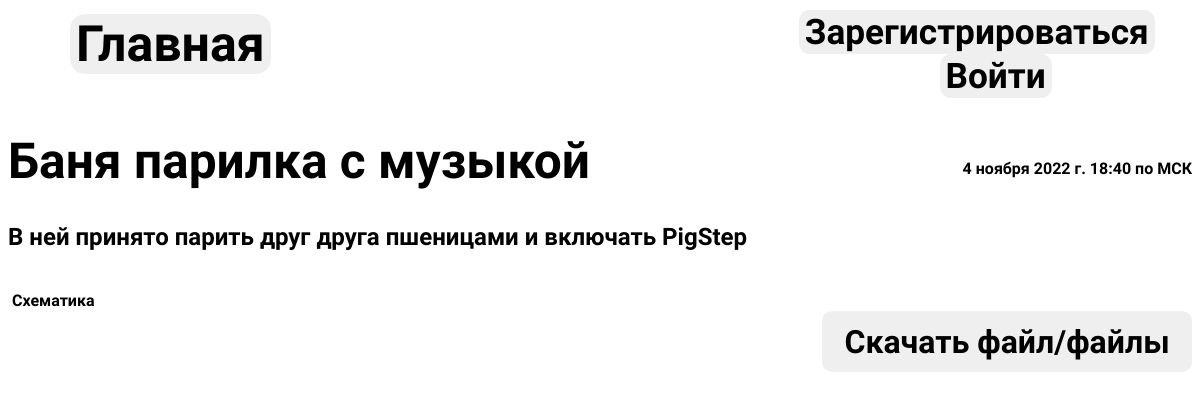
The page /file/banya-parilka-s-muzykoj/ on the database as committed earlier.
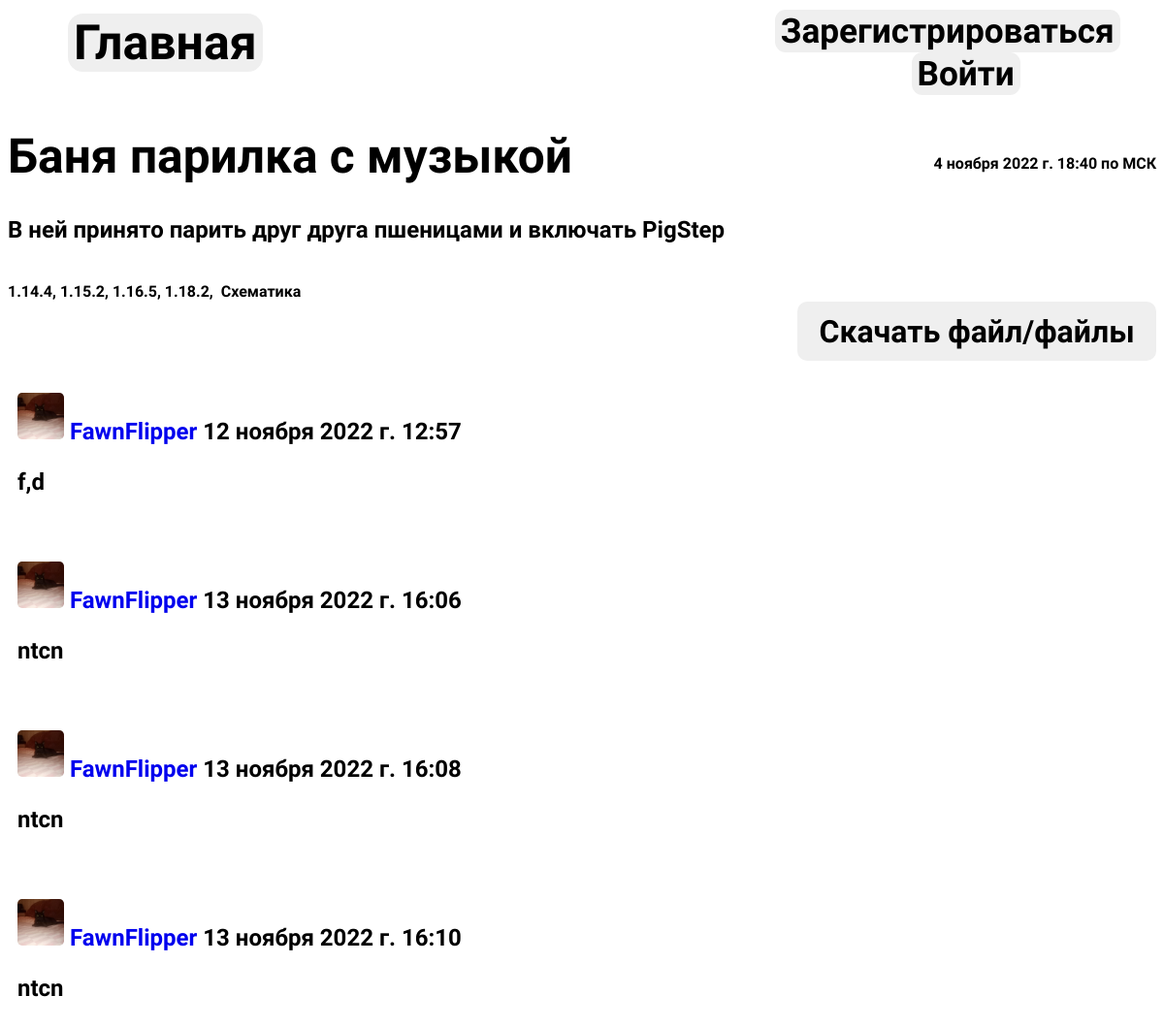
The same page on the database as committed later.
### files/models.py (models this page shows, shortened)
class Version(models.Model):
    name = models.CharField('Название', max_length=40, db_index=True)
    def __str__(self):
        return self.name
    class Meta:
        verbose_name = 'Версия'
        verbose_name_plural = 'Версии'

class Comment(models.Model):
    file = models.ForeignKey(Files, on_delete=models.CASCADE, related_name='comments')
    user = models.ForeignKey(CustomUser, on_delete=models.CASCADE, related_name='comments')
    body = models.TextField('Текст')
    created_on = models.DateTimeField(auto_now_add=True)
    class Meta:
        ordering = ['created_on']
        verbose_name = 'Комментарий'
        verbose_name_plural = 'Комментарии'

### users/models.py (models this page shows)
class CustomUser(AbstractUser):
    GENDERS = (
        ('m', 'Мужчина'),
        ('f', 'Женщина'),
    )
    gender = models.CharField('Пол', max_length=1, choices=GENDERS, default='')
    birth_date = models.DateField('День рождения', default='2000-01-01')
    avatar = models.ImageField('Аватарка', upload_to='avatars/', blank=True, null=True, default='standart_avatar.png')

### files/views.py (the view, shortened to what this page needs)
# urls.py: path('<slug:slug>/', views.FilesDetailView.as_view(), name='file-detail')
class FilesDetailView(DataMixin, DetailView):
    model = Files
    template_name = 'files/detail_views.html'
    context_object_name = 'file'
    def get_context_data(self, **kwargs):
        context = super(FilesDetailView, self).get_context_data(**kwargs)
        context['fav'] = 'far'
        file = self.get_object()
        if file.favourite.filter(id=self.request.user.id).exists():
            context['fav'] = 'fas'
        context['comment_form'] = CommentForm()
        context['comments'] = self.get_object().comments.select_related('user').all()
        c_def = self.get_user_context()
        return dict(list(context.items()) + list(c_def.items()))
    def get_queryset(self):
        slug = self.kwargs.get('slug', '')
        return super().get_queryset().filter(slug=slug).prefetch_related('version').select_related('type')

### home/utils.py (called while the page is built)
def get_theme(request):
    return request.COOKIES.get('fawn-files_cookie_theme')

    def get_user_context(self, **kwargs):
        context = kwargs
        context['theme'] = get_theme(self.request)
        if context['theme']:
            local_themes = themes.copy()
            local_themes.pop(context['theme'])
            context['themes'] = local_themes
        return context

### files/templates/files/detail_views.html (shortened to what this page needs)
{% extends 'home/ex.html' %}
{% load static %}
{% block import %}
<link rel="stylesheet" href="{% static 'files/css/detail_views.css' %}">
{% endblock %}
{% block content %}
    <h1 class="text">{{ file.title }}</h1>
    <h6 class="date mini-text">{{ file.datetime }} по МСК</h6>
    <p class="full_txt mini-text">{{ file.full_txt }}</p>
    <h6 class="version_type mini-text">
      {% for ver in file.version.all %}
        {{ ver }},
      {% endfor %}
       {{ file.type.name }}
        </h6>
    <a href="{{ file.url }}" target="_blank"><button class="download text">Скачать файл/файлы</button></a><br>
    <form method="post" class="mini-text">
    {% for comment in comments %}
        <div class="comments" style="padding: 10px;">
          <p class="font-weight-bold">
            <a href="{% url 'user_profile' comment.user.profile.pk %}" class="text-color">
              <img src="{{ comment.user.avatar.url }}" style="width: 2em; height: 2em; border-radius: 0.2em;">
              {{ comment.user.username }}
            </a>
            <span class=" text-muted font-weight-normal">
              {{ comment.created_on }}
            </span>
          </p>
          {{ comment.body | linebreaks }}
        </div>
        {% endfor %}
{% endblock %}

Rows that differ between the two databases and show on the page:
now on this page (row unchanged): Version: name "1.14.4"
now on this page (row unchanged): Version: name "1.15.2"
now on this page (row unchanged): Version: name "1.16.5"
now on this page (row unchanged): Version: name "1.18.2"
added Comment: user.avatar (picture), user.username "FawnFlipper", created_on "12 ноября 2022 г. 12:57", body "f,d"
added Comment: user.avatar (picture), user.username "FawnFlipper", created_on "13 ноября 2022 г. 16:06", body "ntcn"
added Comment: user.avatar (picture), user.username "FawnFlipper", created_on "13 ноября 2022 г. 16:08", body "ntcn"
added Comment: user.avatar (picture), user.username "FawnFlipper", created_on "13 ноября 2022 г. 16:10", body "ntcn"
